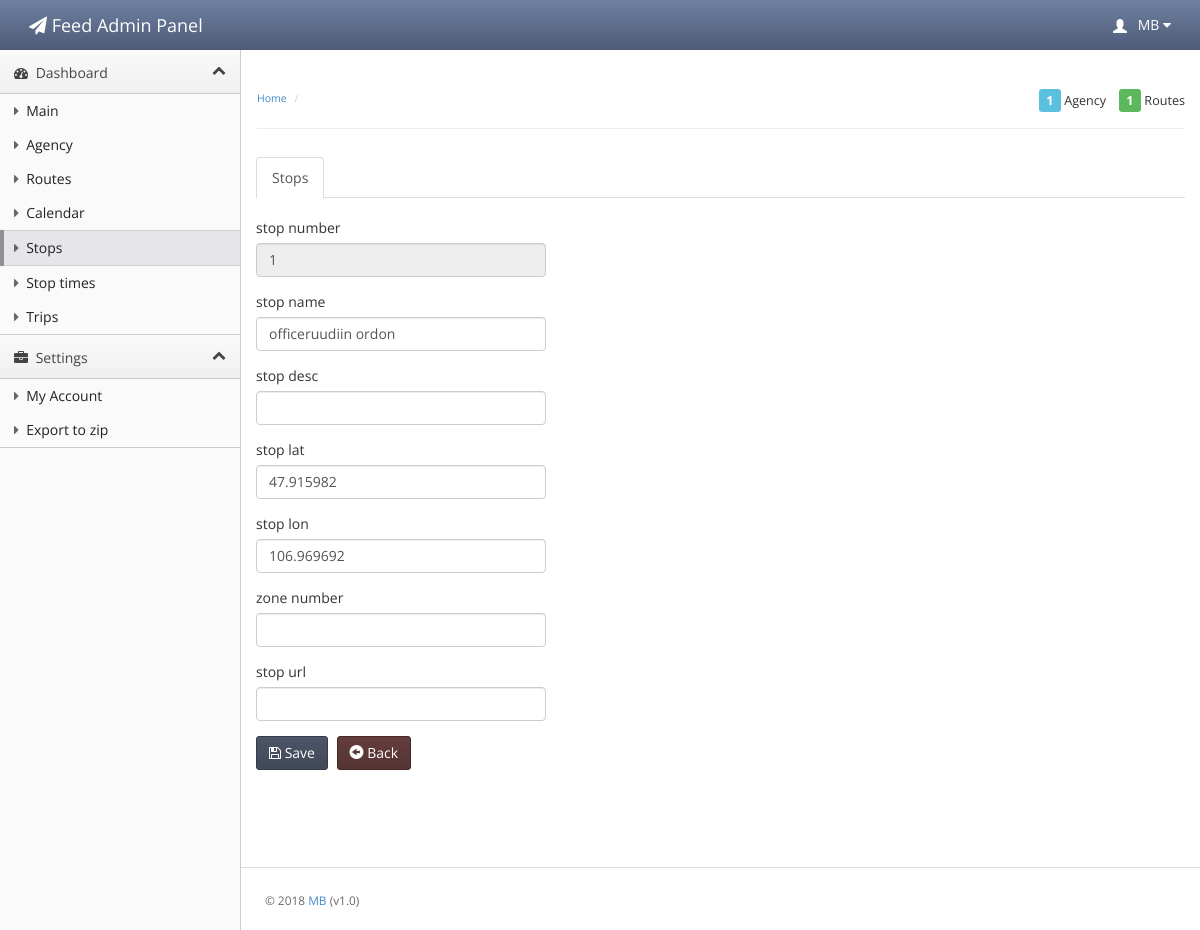
The page /stops/edit/1 on the database its author committed.
### tables this page shows
CREATE TABLE stops (stop_id INTEGER PRIMARY KEY AUTOINCREMENT, stop_name VARCHAR, stop_desc VARCHAR, stop_lat VARCHAR, stop_lon VARCHAR, zone_id VARCHAR, stop_url VARCHAR);

### application/core/MY_Loader.php (called while the page is built, shortened)
<?php
class MY_Loader extends CI_Loader {
    public function template($template_name, $vars = array(), $return = FALSE)
    {
        if($return):
        $content  = $this->view('header', $vars, $return);
        $content .= $this->view($template_name, $vars, $return);
        $content .= $this->view('footer', $vars, $return);
        return $content;
    else:
        $this->view($template_name, $vars);
    endif;
    }
}

### application/controllers/stops.php (called while the page is built, shortened)
<?php
class Stops extends CI_Controller {
    var $url = "stops";
    public function __construct() {
        $this->load->model('stops_model', 'model');
    }
    public function edit($id) {
        $data = $this->model->getStopsRow($id);
        $this->load->template($this->url."/edit", ["data" => $data,
                                                   "sys_globals" => $GLOBALS["SYS_GLOBALS"]]);
    }
}

### index.php (called while the page is built, shortened)
<?php
require_once BASEPATH.'core/CodeIgniter.php';

### application/libraries/Message.php (called while the page is built, shortened)
<?php
class Message {
    public static function display($type = 'all', $print = false) {
        $data = '';
        if (!isset($_SESSION['flash_messages'])){
            return false;
        }
    }
}

### application/models/stops_model.php (called while the page is built, shortened)
<?php
class Stops_model extends CI_Model {
    public function getStopsRow($id){
        $result = $this->db->query('select * from stops where stop_id =? limit 1', array($id))->row_array();
        return $result;
    }
}

### application/views/stops/edit.php (the view)
<div class="main-content">
    <ul class="nav nav-tabs">
        <li class="active"><a href="#home" data-toggle="tab">Stops</a></li>
    </ul>
    <div class="row">
        <div class="col-md-4">
            <br>
            <div id="myTabContent" class="tab-content">
                <div class="tab-pane active in" id="home">
                    <form id="userform" name="userform" action="/stops/registration" method="post">
                        <div class="form-group">
                            <label>stop number</label>
                            <input type="text" name="stop_id" readonly="" value="<?php echo $data["stop_id"]; ?>" class="form-control">
                        </div>
                        <div class="form-group">
                            <label>stop name</label>
                            <input type="text" name="stop_name" value="<?php echo $data["stop_name"]; ?>" class="form-control">
                        </div>
                        <div class="form-group">
                            <label>stop desc</label>
                            <input type="text" name="stop_desc" value="<?php echo $data["stop_desc"]; ?>" class="form-control">
                        </div>
                        <div class="form-group">
                            <label>stop lat</label>
                            <input type="text" name="stop_lat" value="<?php echo $data["stop_lat"]; ?>" class="form-control">
                        </div>
                        <div class="form-group">
                            <label>stop lon</label>
                            <input type="text" name="stop_lon" value="<?php echo $data["stop_lon"]; ?>" class="form-control">
                        </div>
                        <div class="form-group">
                            <label>zone number</label>
                            <input type="text" name="zone_id" value="<?php echo $data["zone_id"]; ?>" class="form-control">
                        </div>
                        <div class="form-group">
                            <label>stop url</label>
                            <input type="text" name="stop_url" value="<?php echo $data["stop_url"]; ?>" class="form-control">
                        </div>
                    </form>
                </div>
            </div>
            <div class="btn-toolbar list-toolbar">
                <button class="btn btn-primary" onclick="$('#userform').submit();"><i class="fa fa-save"></i> Save</button>
                <a href="/stops" data-toggle="modal" class="btn btn-danger"><i class="glyphicon glyphicon-circle-arrow-left"></i> Back</a>
            </div>
        </div>
    </div>
</div>

### assets/css/theme.css (style rules this page uses)
body { background: #fafafa; background-position: initial initial; background-repeat: initial initial; margin: 0px; padding: 0px; }
body, h1, h2, h3, h4, h5, h6, p, a, .h1, .h2, .h3, .h4, .h5, .h6 { font-family: 'Open Sans', helvetica, arial, sans-serif; }
label { font-weight: normal; }
.nav-tabs > li { margin-bottom: -2px; }
.btn-toolbar.list-toolbar { margin-bottom: 1em; }
.btn { -webkit-border-radius: 3px; -moz-border-radius: 3px; border-radius: 3px; }
.btn-primary { background-color: #414959; background-image: -webkit-gradient(linear, 0 0, 0 100%, from(#4c5568), to(#414959)); border: 1px solid #363d4a; font-weight: normal; }
.btn-danger { background-color: #553333; background-image: -webkit-gradient(linear, 0 0, 0 100%, from(#653d3d), to(#553333)); border: 1px solid #452929; font-weight: normal; }

### rows shown on the page
stops: stop_id "1", stop_name "officeruudiin ordon", stop_lat "47.915982", stop_lon "106.969692"
